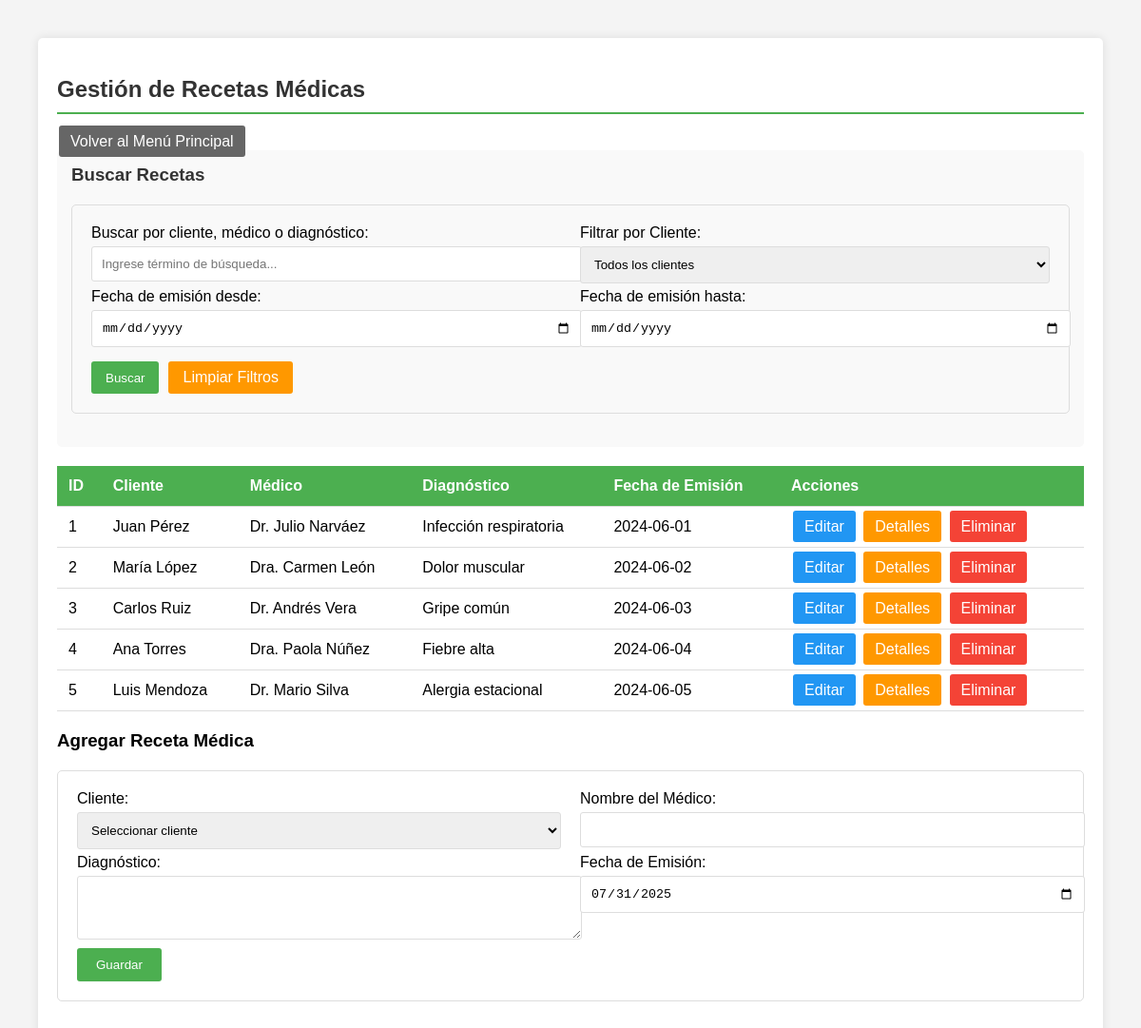
The page /WEB/FARMACIA/crud_recetas.php (signed in) on the database its author committed.
### tables this page shows
CREATE TABLE `receta` (
  `id_receta` int(11) NOT NULL,
  `id_cliente` int(11) DEFAULT NULL,
  `nombre_medico` varchar(100) DEFAULT NULL,
  `diagnostico` text DEFAULT NULL,
  `fecha_emision` date DEFAULT NULL
);

CREATE TABLE `cliente` (
  `id_cliente` int(11) NOT NULL,
  `nombre_cliente` varchar(100) DEFAULT NULL,
  `cedula` varchar(10) DEFAULT NULL,
  `telefono` varchar(20) DEFAULT NULL,
  `correo` varchar(100) DEFAULT NULL,
  `fecha_registro` date DEFAULT NULL
);

### WEB/FARMACIA/crud_recetas.php (the view, shortened to what this page needs)
<?php
include 'config.php';
$rol = $_SESSION['rol'];
$busqueda = isset($_GET['buscar']) ? trim($_GET['buscar']) : '';
$filtro_fecha_desde = isset($_GET['fecha_desde']) ? $_GET['fecha_desde'] : '';
$filtro_fecha_hasta = isset($_GET['fecha_hasta']) ? $_GET['fecha_hasta'] : '';
$sql = "
    SELECT r.*, c.nombre_cliente
    FROM Receta r
    LEFT JOIN Cliente c ON r.id_cliente = c.id_cliente
    WHERE 1=1
";
$sql .= " ORDER BY r.id_receta";
$result = $conn->query($sql);
$edit = null;
$solo_lectura = ($rol == 'Supervisor');
?>
<!DOCTYPE html>
<html>
<head>
</head>
<body>
<div class="container">
    <h2>Gestión de Recetas Médicas</h2>
    <a href="index.php" class="btn btn-back">Volver al Menú Principal</a>
    <div class="search-form">
        <h3>Buscar Recetas</h3>
        <form method="get" action="">
            <div class="form-row">
                <div class="form-group">
                    <label>Buscar por cliente, médico o diagnóstico:</label>
                    <input type="text" name="buscar" value="<?= htmlspecialchars($busqueda) ?>" placeholder="Ingrese término de búsqueda...">
                </div>
                <div class="form-group">
                    <label>Filtrar por Cliente:</label>
                    <select name="filtro_cliente">
                        <option value="0">Todos los clientes</option>
                    </select>
                </div>
            </div>
            <div class="form-row">
                <div class="form-group">
                    <label>Fecha de emisión desde:</label>
                    <input type="date" name="fecha_desde" value="<?= htmlspecialchars($filtro_fecha_desde) ?>">
                </div>
                <div class="form-group">
                    <label>Fecha de emisión hasta:</label>
                    <input type="date" name="fecha_hasta" value="<?= htmlspecialchars($filtro_fecha_hasta) ?>">
                </div>
            </div>
            <div class="search-buttons">
                <input type="submit" value="Buscar" class="btn-search">
                <a href="crud_recetas.php" class="btn-clear">Limpiar Filtros</a>
            </div>
        </form>
    </div>
    <table>
        <tr>
            <th>ID</th>
            <th>Cliente</th>
            <th>Médico</th>
            <th>Diagnóstico</th>
            <th>Fecha de Emisión</th>
            <?php if (!$solo_lectura): ?><th>Acciones</th><?php endif; ?>
        </tr>
        <?php while($row = $result->fetch_assoc()): ?>
        <tr>
            <td><?= $row['id_receta'] ?></td>
            <td><?= htmlspecialchars($row['nombre_cliente']) ?></td>
            <td><?= htmlspecialchars($row['nombre_medico']) ?></td>
            <td><?= htmlspecialchars($row['diagnostico']) ?></td>
            <td><?= $row['fecha_emision'] ?></td>
            <?php if (!$solo_lectura): ?>
            <td>
                <a href="?editar=<?= $row['id_receta'] ?>" class="btn btn-edit">Editar</a>
                <a href="crud_detalle_receta.php?receta_id=<?= $row['id_receta'] ?>" class="btn btn-detail">Detalles</a>
                <a href="?eliminar=<?= $row['id_receta'] ?>" class="btn btn-delete" onclick="return confirm('¿Estás seguro de eliminar esta receta?')">Eliminar</a>
            </td>
            <?php else: ?>
            <td>
                <a href="crud_detalle_receta.php?receta_id=<?= $row['id_receta'] ?>" class="btn btn-detail">Ver Detalles</a>
            </td>
            <?php endif; ?>
        </tr>
        <?php endwhile; ?>
    </table>
    <?php if (!$solo_lectura): ?>
    <h3><?= $edit ? 'Editar' : 'Agregar' ?> Receta Médica</h3>
    <form method="post">
        <div class="form-row">
            <div class="form-group">
                <label>Cliente:</label>
                <select name="id_cliente" required>
                    <option value="">Seleccionar cliente</option>
                </select>
            </div>
            <div class="form-group">
                <label>Nombre del Médico:</label>
                <input type="text" name="nombre_medico" value="<?= htmlspecialchars($edit['nombre_medico'] ?? '') ?>" required>
            </div>
        </div>
        <div class="form-row">
            <div class="form-group">
                <label>Diagnóstico:</label>
                <textarea name="diagnostico" rows="3" required><?= htmlspecialchars($edit['diagnostico'] ?? '') ?></textarea>
            </div>
            <div class="form-group">
                <label>Fecha de Emisión:</label>
                <input type="date" name="fecha_emision" value="<?= $edit['fecha_emision'] ?? date('Y-m-d') ?>" required>
            </div>
        </div>
        <input type="submit" value="<?= $edit ? 'Actualizar' : 'Guardar' ?>">
    </form>
    <?php endif; ?>
</div>
</body>
</html>

### WEB/FARMACIA/crud_recetas.php (style rules this page uses)
body { font-family: Arial, sans-serif; margin: 40px; background-color: #f4f4f4; }
.container { max-width: 1200px; margin: 0 auto; background-color: white; padding: 20px; border-radius: 5px; box-shadow: 0 0 10px rgba(0,0,0,0.1); }
h2 { color: #333; border-bottom: 2px solid #4CAF50; padding-bottom: 10px; }
table { width: 100%; border-collapse: collapse; margin: 20px 0; }
th, td { padding: 12px; text-align: left; border-bottom: 1px solid #ddd; }
th { background-color: #4CAF50; color: white; }
.btn { padding: 8px 12px; text-decoration: none; border-radius: 3px; margin: 2px; }
.btn-edit { background-color: #2196F3; color: white; }
.btn-delete { background-color: #f44336; color: white; }
.btn-back { background-color: #666; color: white; }
.btn-detail { background-color: #FF9800; color: white; }
.btn-search { background-color: #4CAF50; color: white; }
.btn-clear { background-color: #ff9800; color: white; }
form { margin: 20px 0; padding: 20px; border: 1px solid #ddd; border-radius: 5px; }
input[type="text"], input[type="date"], select, textarea { width: 100%; padding: 10px; margin: 5px 0; border: 1px solid #ddd; border-radius: 3px; }
input[type="submit"] { background-color: #4CAF50; color: white; padding: 10px 20px; border: none; border-radius: 3px; cursor: pointer; }
.form-row { display: flex; gap: 20px; }
.form-group { flex: 1; }
.search-form { background-color: #f9f9f9; padding: 15px; border-radius: 5px; margin-bottom: 20px; }
.search-form h3 { margin-top: 0; color: #333; }
.search-buttons { display: flex; gap: 10px; margin-top: 10px; }
.search-buttons input[type="submit"] { padding: 8px 15px; }
.search-buttons a { padding: 8px 15px; text-decoration: none; border-radius: 3px; }

### rows shown on the page
receta: id_receta "1", id_cliente.nombre_cliente "Juan Pérez", nombre_medico "Dr. Julio Narváez", diagnostico "Infección respiratoria", fecha_emision "2024-06-01"
receta: id_receta "2", id_cliente.nombre_cliente "María López", nombre_medico "Dra. Carmen León", diagnostico "Dolor muscular", fecha_emision "2024-06-02"
receta: id_receta "3", id_cliente.nombre_cliente "Carlos Ruiz", nombre_medico "Dr. Andrés Vera", diagnostico "Gripe común", fecha_emision "2024-06-03"
receta: id_receta "4", id_cliente.nombre_cliente "Ana Torres", nombre_medico "Dra. Paola Núñez", diagnostico "Fiebre alta", fecha_emision "2024-06-04"
receta: id_receta "5", id_cliente.nombre_cliente "Luis Mendoza", nombre_medico "Dr. Mario Silva", diagnostico "Alergia estacional", fecha_emision "2024-06-05"
